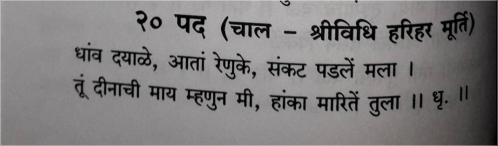
#> input picture py_helpers/ap1/ashtak-pustika1-20/1.png, 498 x 146 px
$ python tracktest.py
#> lines starting #> are read from the running program, lines starting #| are printed output that depends on the picture
import numpy as np
import cv2 as cv


def nothing(x):
    pass

img = cv.imread("ap1/ashtak-pustika1-20/1.png")
#> img is the input picture: shape (146, 498, 3); mean B, G, R 123.7, 123.4, 125.4
img = cv.cvtColor(img, cv.COLOR_RGB2GRAY)
#> img: shape (146, 498)
cv.namedWindow('image')
cv.namedWindow('original')


# cv.createTrackbar('blur','image',0,16,nothing) #ok
# cv.createTrackbar('blockSize','image',52,255,nothing) #ok 51/55
# cv.createTrackbar('constant','image',14,255,nothing) ## 21 or 15
# cv.createTrackbar('maxVal','image',0,255,nothing)

## 40 29 1
## 60 25 0


cv.createTrackbar('alpha','image',15,30,nothing)
cv.createTrackbar('beta','image',10,100,nothing)


def getValue(val):
    if val % 2 == 0:
        val += 1
    return val

while(1):

    # [9 lines of commented-out code are left out]

    alpha = getValue(cv.getTrackbarPos('alpha','image')) / 10
    beta = getValue(cv.getTrackbarPos('beta','image'))

    adjusted = cv.convertScaleAbs(img, alpha=alpha, beta=beta)
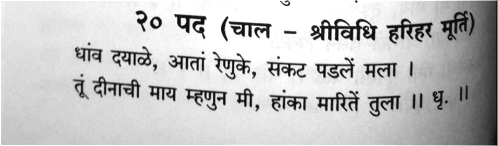
#> adjusted: shape (146, 498); min 11, max 255, mean 196.2

    cv.imshow('image',adjusted)
    cv.imshow('original',img)


    k = cv.waitKey(50) & 0xFF
#> (key Esc is pressed here)
    if k == 27:
        break


cv.destroyAllWindows()

$ run again, with py_helpers/ap1/ashtak-pustika1-20/2.png copied over py_helpers/ap1/ashtak-pustika1-20/1.png
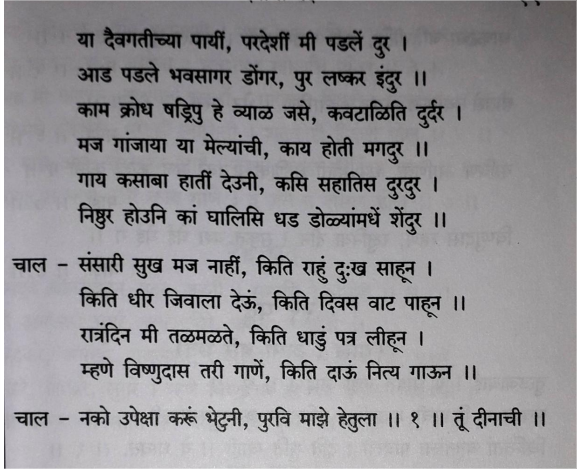
#> input picture py_helpers/ap1/ashtak-pustika1-20/2.png, 577 x 469 px
#> img is the input picture: shape (469, 577, 3); mean B, G, R 146.1, 143.5, 145.2
#> img: shape (469, 577)
#> `adjusted = cv.convertScaleAbs(img, alpha=alpha, beta=beta)`:
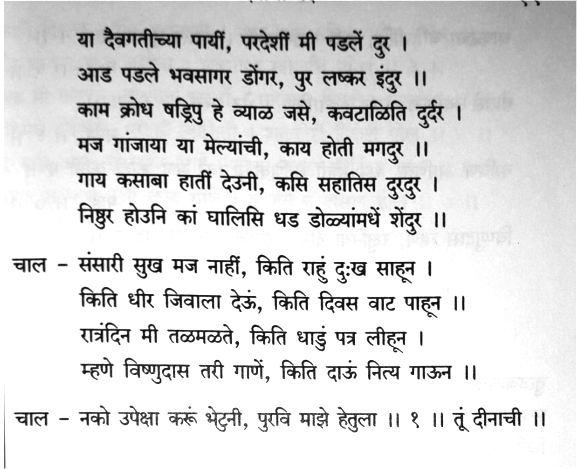
#> adjusted: shape (469, 577); min 11, max 255, mean 217.3
